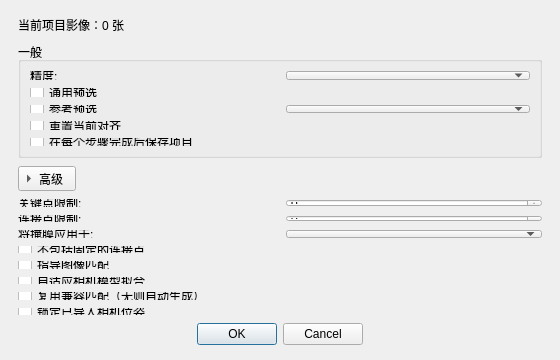
<?xml version="1.0" encoding="UTF-8"?>
<ui version="4.0">
 <class>AerialTriangulationDialog</class>
 <widget class="QDialog" name="AerialTriangulationDialog">
  <property name="geometry">
   <rect>
    <x>0</x>
    <y>0</y>
    <width>560</width>
    <height>360</height>
   </rect>
  </property>
  <property name="minimumSize">
   <size>
    <width>520</width>
    <height>280</height>
   </size>
  </property>
  <property name="windowTitle">
   <string>空中三角测量</string>
  </property>
  <layout class="QVBoxLayout" name="mainLayout">
   <property name="leftMargin">
    <number>18</number>
   </property>
   <property name="topMargin">
    <number>16</number>
   </property>
   <property name="rightMargin">
    <number>18</number>
   </property>
   <property name="bottomMargin">
    <number>14</number>
   </property>
   <property name="spacing">
    <number>8</number>
   </property>
   <item>
    <widget class="QLabel" name="m_statusLabel">
     <property name="text">
      <string>当前项目影像：0 张</string>
     </property>
    </widget>
   </item>
   <item>
    <widget class="QGroupBox" name="generalGroup">
     <property name="title">
      <string>一般</string>
     </property>
     <layout class="QGridLayout" name="generalLayout">
      <property name="verticalSpacing">
       <number>8</number>
      </property>
      <property name="horizontalSpacing">
       <number>12</number>
      </property>
      <item row="0" column="0">
       <widget class="QLabel" name="qualityLabel">
        <property name="text">
         <string>精度:</string>
        </property>
        <property name="buddy">
         <cstring>m_qualityCombo</cstring>
        </property>
       </widget>
      </item>
      <item row="0" column="1">
       <widget class="QComboBox" name="m_qualityCombo"/>
      </item>
      <item row="1" column="0" colspan="2">
       <widget class="QCheckBox" name="m_genericPreselectionCheck">
        <property name="text">
         <string>通用预选</string>
        </property>
       </widget>
      </item>
      <item row="2" column="0">
       <widget class="QCheckBox" name="m_referencePreselectionCheck">
        <property name="text">
         <string>参考预选</string>
        </property>
       </widget>
      </item>
      <item row="2" column="1">
       <widget class="QComboBox" name="m_referenceSourceCombo"/>
      </item>
      <item row="3" column="0" colspan="2">
       <widget class="QCheckBox" name="m_resetAlignmentCheck">
        <property name="text">
         <string>重置当前对齐</string>
        </property>
       </widget>
      </item>
      <item row="4" column="0" colspan="2">
       <widget class="QCheckBox" name="m_saveAfterEachStepCheck">
        <property name="text">
         <string>在每个步骤完成后保存项目</string>
        </property>
       </widget>
      </item>
     </layout>
    </widget>
   </item>
   <item>
    <widget class="QToolButton" name="m_advancedToggle">
     <property name="text">
      <string>高级</string>
     </property>
     <property name="checkable">
      <bool>true</bool>
     </property>
     <property name="checked">
      <bool>false</bool>
     </property>
     <property name="toolButtonStyle">
      <enum>Qt::ToolButtonTextBesideIcon</enum>
     </property>
     <property name="arrowType">
      <enum>Qt::RightArrow</enum>
     </property>
    </widget>
   </item>
   <item>
    <widget class="QWidget" name="m_advancedContent">
     <layout class="QGridLayout" name="advancedLayout">
      <property name="verticalSpacing">
       <number>8</number>
      </property>
      <property name="horizontalSpacing">
       <number>12</number>
      </property>
      <property name="leftMargin">
       <number>0</number>
      </property>
      <property name="topMargin">
       <number>0</number>
      </property>
      <property name="rightMargin">
       <number>0</number>
      </property>
      <property name="bottomMargin">
       <number>0</number>
      </property>
      <item row="0" column="0">
       <widget class="QLabel" name="keypointLimitLabel">
        <property name="text">
         <string>关键点限制:</string>
        </property>
        <property name="buddy">
         <cstring>m_keypointLimitSpin</cstring>
        </property>
       </widget>
      </item>
      <item row="0" column="1">
       <widget class="QSpinBox" name="m_keypointLimitSpin">
        <property name="singleStep">
         <number>1000</number>
        </property>
       </widget>
      </item>
      <item row="1" column="0">
       <widget class="QLabel" name="tiepointLimitLabel">
        <property name="text">
         <string>连接点限制:</string>
        </property>
        <property name="buddy">
         <cstring>m_tiepointLimitSpin</cstring>
        </property>
       </widget>
      </item>
      <item row="1" column="1">
       <widget class="QSpinBox" name="m_tiepointLimitSpin">
        <property name="singleStep">
         <number>500</number>
        </property>
       </widget>
      </item>
      <item row="2" column="0">
       <widget class="QLabel" name="maskApplyLabel">
        <property name="text">
         <string>将掩膜应用于:</string>
        </property>
        <property name="buddy">
         <cstring>m_maskApplyCombo</cstring>
        </property>
       </widget>
      </item>
      <item row="2" column="1">
       <widget class="QComboBox" name="m_maskApplyCombo"/>
      </item>
      <item row="3" column="0" colspan="2">
       <widget class="QCheckBox" name="m_excludeFixedTiePointsCheck">
        <property name="text">
         <string>不包括固定的连接点</string>
        </property>
       </widget>
      </item>
      <item row="4" column="0" colspan="2">
       <widget class="QCheckBox" name="m_guidedImageMatchingCheck">
        <property name="text">
         <string>指导图像匹配</string>
        </property>
       </widget>
      </item>
      <item row="5" column="0" colspan="2">
       <widget class="QCheckBox" name="m_adaptiveCameraModelCheck">
        <property name="text">
         <string>自适应相机模型拟合</string>
        </property>
       </widget>
      </item>
      <item row="6" column="0" colspan="2">
       <widget class="QCheckBox" name="m_reuseExistingMatchesCheck">
        <property name="text">
         <string>复用兼容匹配（无则自动生成）</string>
        </property>
       </widget>
      </item>
      <item row="7" column="0" colspan="2">
       <widget class="QCheckBox" name="m_lockInputCameraPosesCheck">
        <property name="text">
         <string>锁定已导入相机位姿</string>
        </property>
       </widget>
      </item>
     </layout>
    </widget>
   </item>
   <item>
    <spacer name="verticalSpacer">
     <property name="orientation">
      <enum>Qt::Vertical</enum>
     </property>
     <property name="sizeHint" stdset="0">
      <size>
       <width>20</width>
       <height>8</height>
      </size>
     </property>
    </spacer>
   </item>
   <item>
    <widget class="QDialogButtonBox" name="m_buttonBox">
     <property name="orientation">
      <enum>Qt::Horizontal</enum>
     </property>
     <property name="standardButtons">
      <set>QDialogButtonBox::Cancel|QDialogButtonBox::Ok</set>
     </property>
     <property name="centerButtons">
      <bool>true</bool>
     </property>
    </widget>
   </item>
  </layout>
 </widget>
 <resources/>
 <connections/>
</ui>
